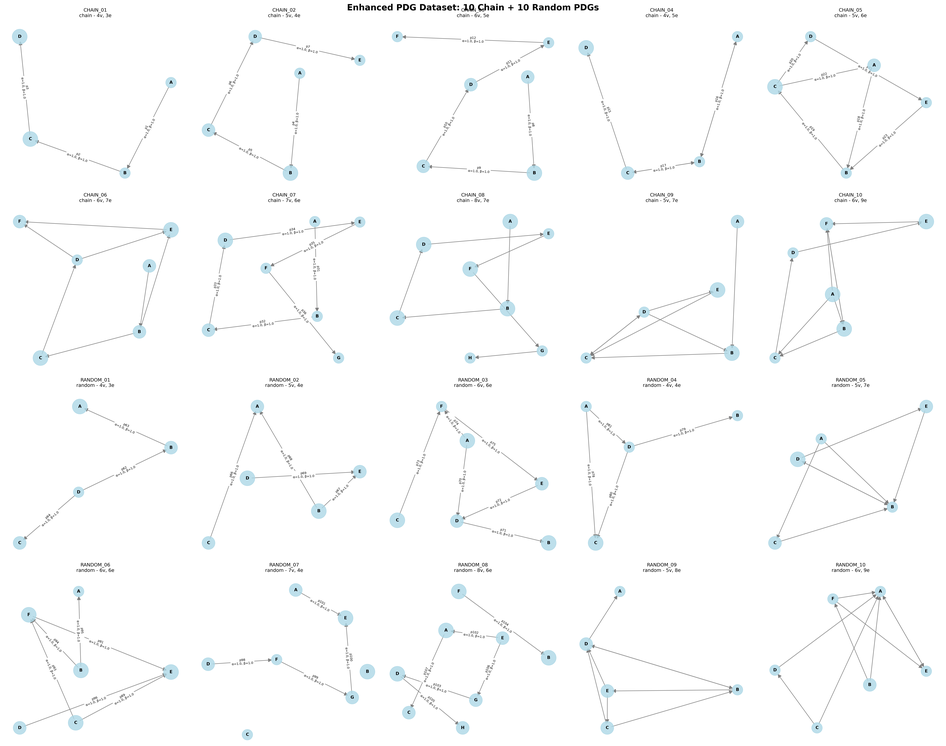
#> input picture enhanced_pdg_dataset.png, 946 x 746 px, shrunk from 7470 x 5895 before the run, found by its file name
$ python view_enhanced_pdg_visualizations.py
#> lines starting #> are read from the running program, lines starting #| are printed output that depends on the picture
#!/usr/bin/env python3
"""
View the enhanced PDG dataset visualizations.
"""

import matplotlib.pyplot as plt
import matplotlib.image as mpimg
from pathlib import Path

def view_enhanced_visualizations():
    """Display the enhanced PDG visualizations."""

    # Check if visualization files exist
    dataset_img = Path("enhanced_pdg_dataset.png")
    stats_img = Path("enhanced_pdg_statistics.png")

    if not dataset_img.exists():
        print("❌ enhanced_pdg_dataset.png not found!")
        return

    if not stats_img.exists():
        print("❌ enhanced_pdg_statistics.png not found!")
        return

    # Create a figure with subplots
    fig, axes = plt.subplots(1, 2, figsize=(20, 10))
    fig.suptitle('Enhanced PDG Dataset Visualizations', fontsize=16, fontweight='bold')

    # Load and display dataset visualization
    img1 = mpimg.imread(dataset_img)
#> img1 is the input picture: shape (746, 946, 4) float32; mean R, G, B, A 0.986, 0.988, 0.99, 1
    axes[0].imshow(img1)
    axes[0].set_title('Enhanced PDG Dataset: 10 Chain + 10 Random PDGs', fontsize=12)
    axes[0].axis('off')

    # Load and display statistics visualization
    img2 = mpimg.imread(stats_img)
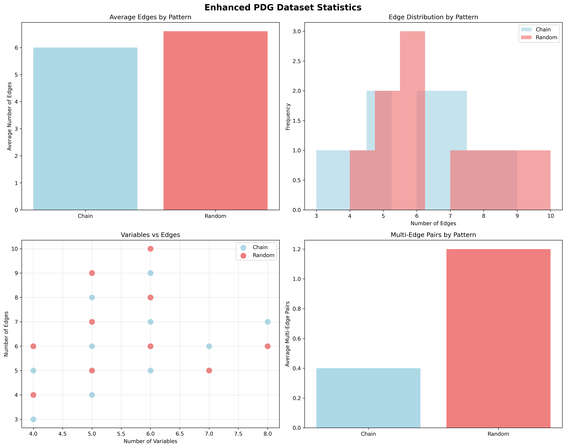
#> input picture enhanced_pdg_statistics.png, 566 x 448 px, shrunk from 4469 x 3543 before the run, found by its file name
#> img2 is the input picture: shape (448, 566, 4) float32; mean R, G, B, A 0.936, 0.873, 0.879, 1
    axes[1].imshow(img2)
    axes[1].set_title('Enhanced PDG Dataset Statistics', fontsize=12)
    axes[1].axis('off')

    plt.tight_layout()
    plt.show()
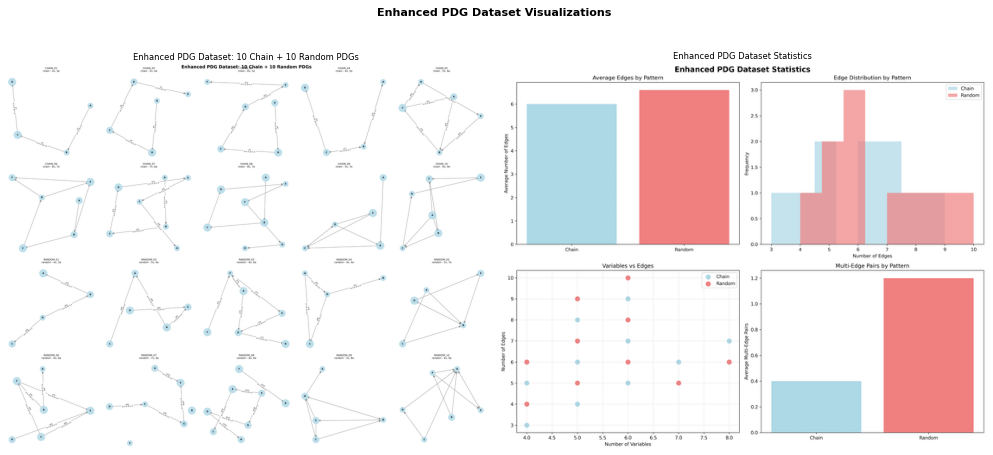
#> figure drawn by matplotlib, 2 panels

    print("✅ Enhanced PDG visualizations displayed!")
    print(f"📊 Dataset visualization: {dataset_img}")
    print(f"📈 Statistics visualization: {stats_img}")

if __name__ == "__main__":
    view_enhanced_visualizations()
